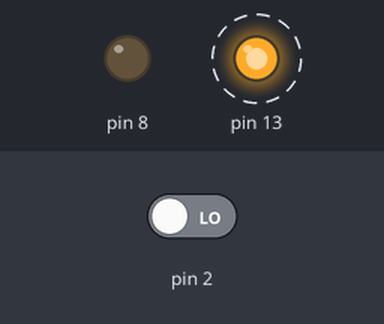
Simulated run of this sketch. Board: Arduino Uno, built with avr-gcc and run on an emulated ATmega328P. Shown: output pins drawn as LEDs (lit = HIGH). Dashed ring = blinking. Inputs (shaded band) come from the test bench; at power-on: pin 2 LOW.

Above: at 6.8 s.
6.9 s: pin 2 driven HIGH
At 8.7 s:
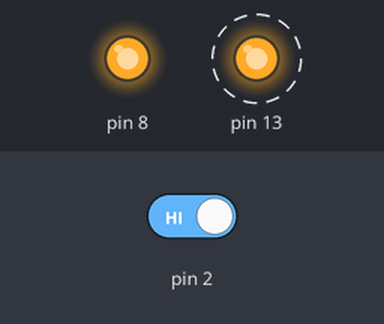
12.5 s: pin 2 driven LOW
At 15.8 s:
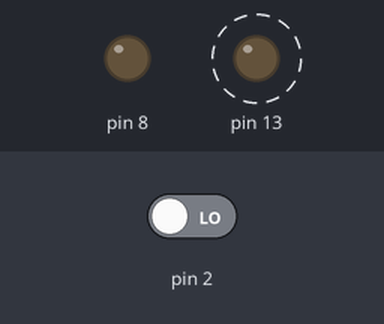
Timing chart, 0 to 24.9 s (numbered marks = the images above; inputs shaded):
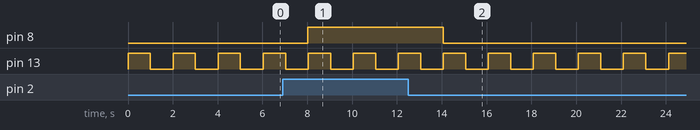

The sketch:

exercise1.ino
```cpp
// (C) Juan García, Oscar Reina, Jan Manel, group: 19 (2023)
// Work package 3
// Exercise 3.1
// Submission code: Tyu-78F (provided by your TA-s)
// declare initial button state
int buttonState = 0;

// Set up function to declare pins
void setup() {
  // declare led as an output
  pinMode(2, INPUT);
  pinMode(8, OUTPUT);
  pinMode(13, OUTPUT);
}

// loop function that determines board behaviour
void loop() {
   // call function that blinks led
   blinkingLed();

   // gather button value
   buttonState = digitalRead(2);
   // turn light on or off depending on button value
  if (buttonState == HIGH) {
  	digitalWrite(8,HIGH);
  } else {
  	digitalWrite(8,LOW);
  }
  // short delay
  delay(10);
}

void blinkingLed(){
  // code for blinking led
  digitalWrite(13, HIGH); // turn the LED on
  delay(1000);              // wait for a second
  digitalWrite(13, LOW);  // turn the LED off
  delay(1000);              // wait for a second
}
```

Measured:
- after the input at 6.9 s, pin 8: LOW → HIGH after 1.1 s
- after the input at 12.5 s, pin 8: HIGH → LOW after 1.6 s
- by itself, pin 13: alternates HIGH for 1.0 s and LOW for 1.0 s
